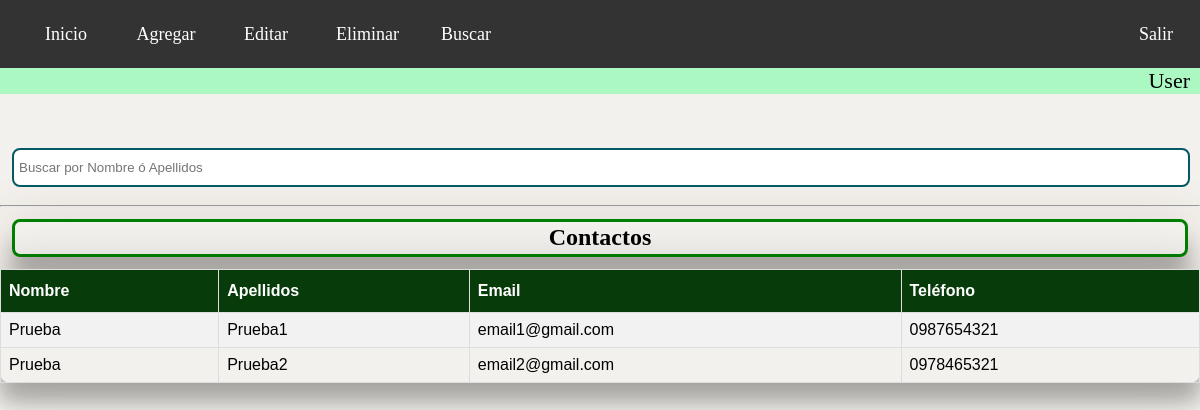
/web/src/SearchContact.php (signed in), run on the app's committed database.
### tables this page shows
CREATE TABLE `Contacts` (
  `ID` int(6) NOT NULL AUTO_INCREMENT,
  `NAME` varchar(255) NOT NULL,
  `SURNAME` varchar(255) NOT NULL,
  `EMAIL` varchar(255) NOT NULL,
  `PHONENUMBER` varchar(255) NOT NULL,
  PRIMARY KEY (`ID`)
);

### web/src/SearchContact.php (the view, shortened to what this page needs)
<?php
    require "includes/header.inc.php";
?>
    <?php
        require "./includes/dbh.inc.php" ;
        if(!isset($_GET['search'])){
            $sql = "SELECT * FROM Contacts";
            $stmt = mysqli_stmt_init($conn);
            if(!mysqli_stmt_prepare($stmt,$sql)){
                header("Location: ./Contacts.php?error=sqlerror");
                exit();
            }
            mysqli_stmt_execute($stmt);
            $result = mysqli_stmt_get_result($stmt);
        }
    ?>
    <main>
        <div class="main-content">
        <div class="search-wrap">
            <br>
            <div class="search">
                    <form action="" method="GET" >
                        <input class="searchTerm" type="text" name="search" maxlength="255" placeholder="Buscar por Nombre ó Apellidos" />
                    </form>
                </div>
            </div>
            <br>
            <hr>
            <div class="card-header">
                <h2>Contactos</h2>
            </div>
            <div class="card-body">
                <table id="contacts-table" class="table search-table">
                    <tr>
                        <th>Nombre</th>
                        <th>Apellidos</th>
                        <th>Email</th>
                        <th>Teléfono</th>
                    </tr>
                    <?php
                    while ($row = mysqli_fetch_array($result)){
                        $name = $row['NAME'];
                        $surname = $row['SURNAME'];
                        $email = $row['EMAIL'];
                        $phone = $row['PHONENUMBER'];
                    ?>
                    <tr>
                        <td><?php echo $name;?> </td>
                        <td><?php echo $surname;?> </td>
                        <td><?php echo $email;?> </td>
                        <td><?php echo $phone;?> </td>
                    <?php
                    }
                    ?>
                </table>
            </div>
        </div>
    </main>
<?php
    require "includes/footer.inc.php";
?>

### web/src/includes/header.inc.php (shortened to what this page needs)
<?php
    $username = $_SESSION["Username"];
?>
<!DOCTYPE html>
<html lang="en">
<head>
    <link rel="stylesheet" href="../css/header.css" type="text/css">
    <link rel="stylesheet" href="../css/main.css" type="text/css">
    <link rel="stylesheet" href="../css/tables.css" type="text/css">
</head>
<body>
    <header>
        <nav class ="menubar">
            <ul>
                <li><div class="nav-item left"><a href="Admins.php">Inicio</a></div></li>
                <li><div class="nav-item left"><a href="AddContact.php">Agregar</a></div></li>
                <li><div class="nav-item left"><a href="EditContact.php">Editar</a></div></li>
                <li><div class="nav-item left"><a href="DeleteContact.php">Eliminar</a></div></li>
                <li><div class="nav-item left"><a href="SearchContact.php">Buscar</a></div></li>
                <li><div class="nav-item logout-user right"><a href="/includes/logout.inc.php">Salir</a></div></li>
            </ul>
            <div class="user-name-header"><?php echo $username;?></div>
        </nav>
    </header>
    <br>
    <br>

### web/src/includes/footer.inc.php (shortened to what this page needs)
</body>
</html>

### web/src/css/header.css (style rules this page uses)
* { padding:0; margin:0; }
.menubar { width: 100%; background: #abf8c2; overflow: auto; }
.menubar ul { list-style-type: none; list-style: none; line-height: 20px; margin: 0; padding: 0; overflow: hidden; background-color: #333; }
.left { float: left; }
.right { float: right; }
.nav-item { width: 60px; display: block; color: white; font-size: 18px; font-family: 'Times New Roman', Times, serif; text-align: center; padding: 10px 20px; text-decoration: none; }
.menubar ul li a { width: 60px; display: block; color: white; font-size: 18px; font-family: 'Times New Roman', Times, serif; text-align: center; padding: 14px 16px; text-decoration: none; }
.user-name-header { display: block; height: fit-content; width: fit-content; float: right; color: black; font-size: 22px; font-family: 'Times New Roman', Times, serif; margin-right: 10px; }
.logout-user { margin-right: 10px; }
html, body { height:100%; }
body { background-color: #daa52012; }

### web/src/css/main.css (style rules this page uses)
.main-content { width: 100%; height: 100%; }
.card-header { border-radius: 8px; box-shadow: 0 0 50px 0 rgba(139, 103, 103, 0.2), 0 20px 20px 0 rgba(0, 0, 0, 0.24); margin: 1%; padding: 0.20%; border: 3px solid green; text-align: center; }
html, body { height:100%; }
body { background-color: #674c0812; }

### web/src/css/tables.css (style rules this page uses)
#contacts-table { font-family: "Trebuchet MS", Arial, Helvetica, sans-serif; border-collapse: collapse; width: 100%; border-radius: 10px; box-shadow: 0 0 50px 0 rgba(0, 0, 0, 0.2), 0 20px 20px 0 rgba(0, 0, 0, 0.24); }
#contacts-table td, #contacts-table th { border: 1px solid #ddd; padding: 8px; }
#contacts-table tr:nth-child(even) { background-color: #f2f2f2; }
#contacts-table th { padding-top: 12px; padding-bottom: 12px; text-align: left; background-color: #083b0a; color: white; }
html, body { height:100%; }
body { background-color: #4f3c0d12; }

### data on the page
contacts: NAME "Prueba", SURNAME "Prueba1", EMAIL "email1@gmail.com", PHONENUMBER "0987654321"
contacts: NAME "Prueba", SURNAME "Prueba2", EMAIL "email2@gmail.com", PHONENUMBER "0978465321"

### other printed values
$username "User"
